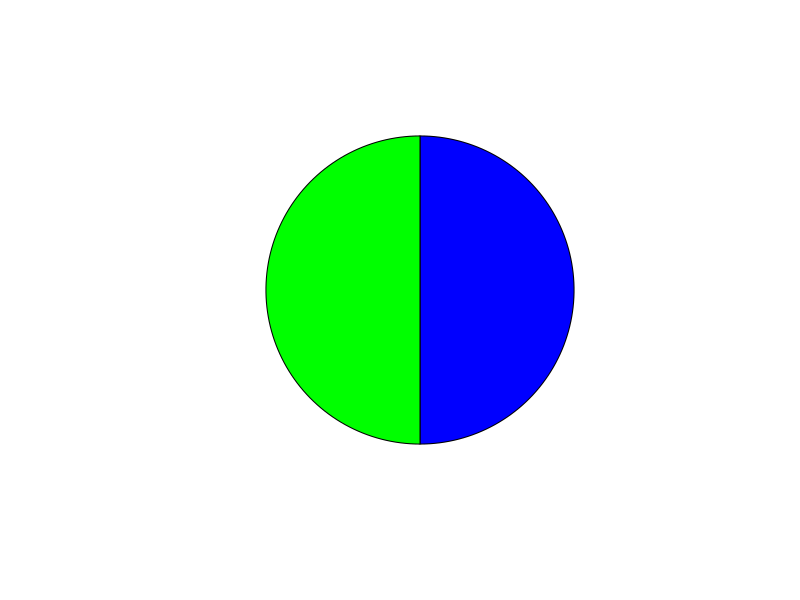
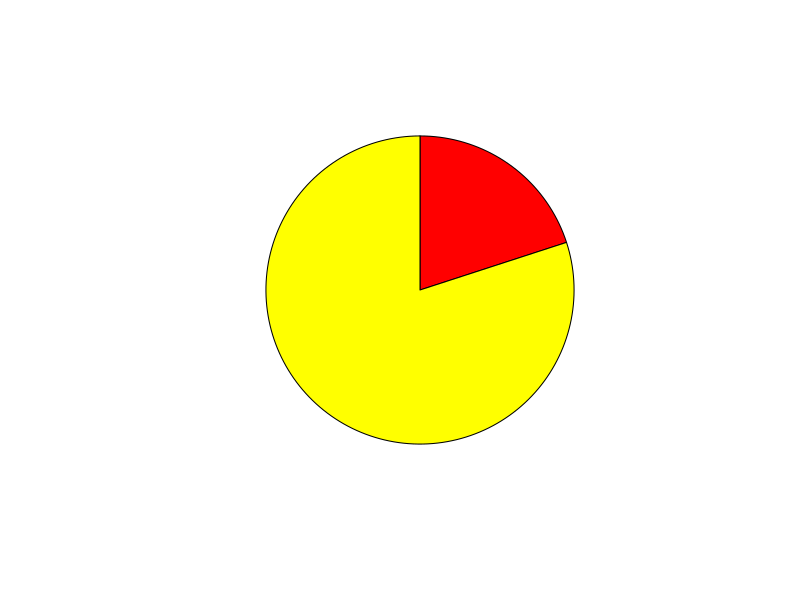
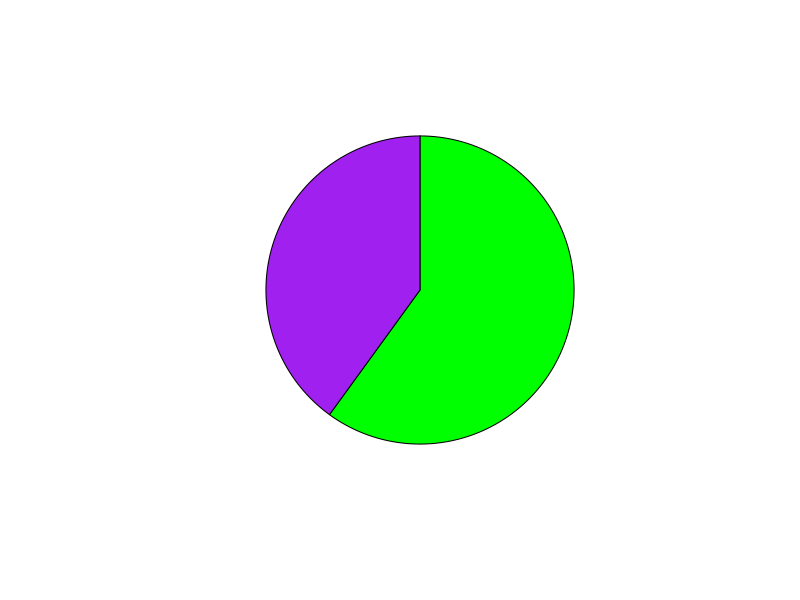
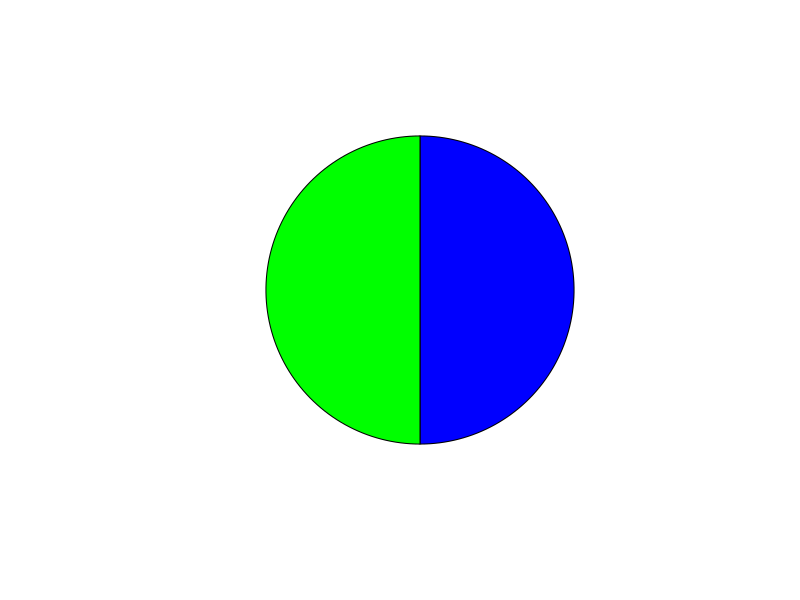
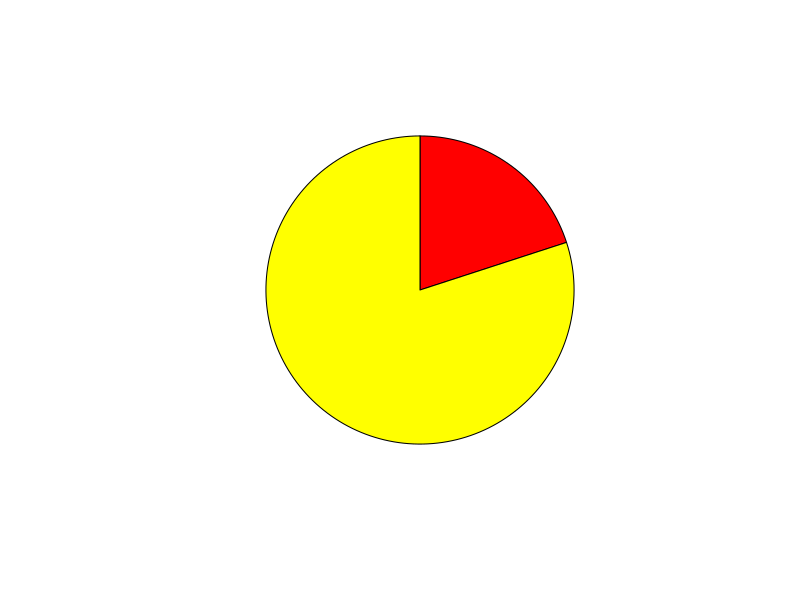
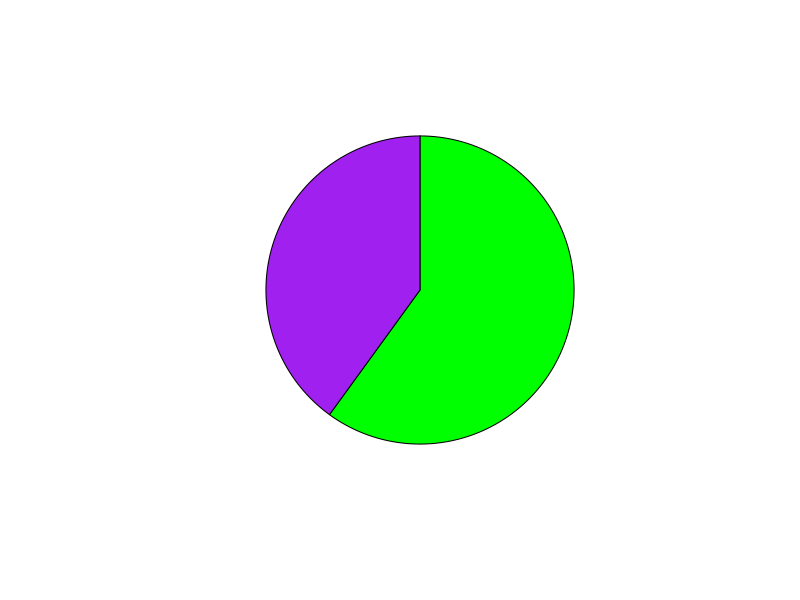

Reproduce these figures in R, in order. (Note: this script raises an error after producing the figures.)
## ---- chunk 1
pieData <- list(
  A = list(
    area = c(0.5, 0.5),
    color = c("blue", "green")),
  B = list(
    area = c(0.2, 0.8),
    color = c("red", "yellow")),
  C = list(
    area = c(0.6, 0.4),
    color = c("green", "purple"))
  )

plotPie <- function(inData){
  names(inData$area) <- ""
  pie(inData$area, col=inData$color, clockwise=TRUE)
}

plotPie(pieData[["A"]])
plotPie(pieData[["B"]])
plotPie(pieData[["C"]])
## ---- chunk 2
saveDir <- "/mlab/data/rmflight/Documents/projects/work/categoryComparePaperRev/vignettes/"

outFiles <- sapply(names(pieData), function(pieName){
  pieFile <- paste("pieFile_", pieName, ".png", sep="")
  outFile <- file.path(saveDir, pieFile)
  png(outFile, bg="transparent")
  plotPie(pieData[[pieName]])
  dev.off()
  return(outFile)
})
names(outFiles) <- NULL
outFiles <- paste("file://localhost", outFiles, sep="")
## ---- chunk 3
setNodeImageDirect(cw, names(pieData), outFiles)
setDefaultNodeColor(cw, 'transparent')
setNodeOpacityDirect(cw, names(pieData), 0)
redraw(cw)
## ---- chunk 4
library(colorspace)
desaturatePercentage <- function(col, percentage=0.5){
  # this code is taken from the desaturate function in colorspace
  if (is.character(col) && (all(substr(col, 1L, 1L) == "#") & 
    all(nchar(col) %in% c(7L, 9L)))) {
    alpha <- substr(col, 8L, 9L)
    col <- substr(col, 1L, 7L)
    col <- hex2RGB(col)
    }
  else {
    col <- col2rgb(col, alpha = TRUE)
    alpha <- format(as.hexmode(col[4L, ]), width = 2L, upper.case = TRUE)
    alpha[alpha == "FF"] <- ""
    col <- RGB(t(col[1L:3L, ])/255)
  }
  col <- as(col, "polarLUV")
  col@coords[, 2L] <- col@coords[, 2L] * percentage
  col <- hex(col)
  return(col)
}

twoColors <- c("red", desaturatePercentage("red", 0.25))
pie(c(0.5, 0.5), col=twoColors)
